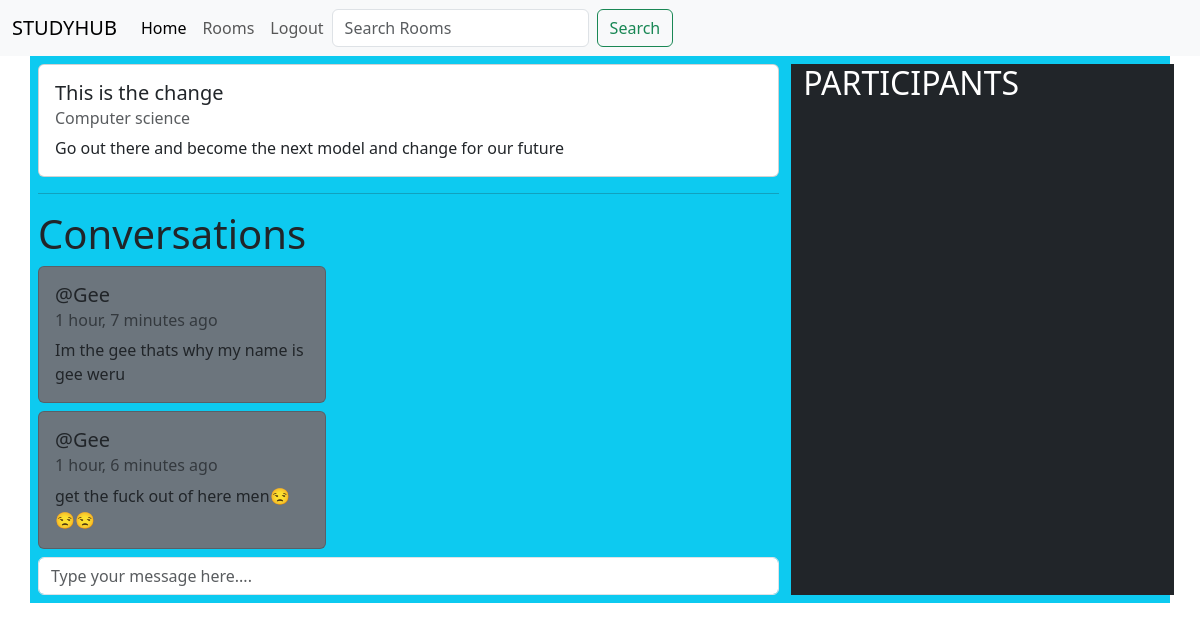
The app's page /room/6/ (signed in) with its own data.
### room/models.py (models this page shows, shortened)
class Room(models.Model):
    host =models.ForeignKey(User, on_delete=models.SET_NULL, null=True)
    topic = models.ForeignKey(Topic , on_delete=models.SET_NULL, null=True)
    name = models.CharField(max_length=200)
    description = models.TextField( null=True , blank=True)
    participants = models.ManyToManyField(User, related_name='participants', blank=True)
    updated = models.DateField(auto_now=True)
    created = models.DateTimeField(auto_now_add=True)
    class Meta:
        ordering = ['-updated', '-created']

class Topic(models.Model):
    name = models.CharField(max_length=200)
    def __str__(self):
        return self.name

class Message(models.Model):
    user= models.ForeignKey(User ,on_delete=models.CASCADE)
    room = models.ForeignKey(Room, on_delete=models.CASCADE)
    body = models.TextField()
    updated = models.DateField(auto_now=True)
    created = models.DateTimeField(auto_now_add=True)

### room/views.py (the view, shortened to what this page needs)
# urls.py: path('room/<str:pk>/', views.get_room, name='room'),
@login_required(login_url='login')
def get_room(request,pk):
    room = Room.objects.get(id=pk)
    room_messages = room.message_set.all()
    context = {'room':room, 'room_messages':room_messages}
    return render(request ,'components/room.html',context )

### templates/components/room.html (shortened to what this page needs)
{% extends 'base.html' %} {% block content %}
<div class="container bg-info p-2">
  <div class="row">
    <div class="col-md-8">
      <div class="card" style="width: 100%">
        <div class="card-body">
          <h5 class="card-title">{{room.name}}</h5>
          <h6 class="card-subtitle mb-2 text-body-secondary">{{room.topic}}</h6>
          <p class="card-text">{{room.description}}</p>
        </div>
      </div>
      <hr />
      <div>
        <h1>Conversations</h1>
        {% for message in room_messages %}
        <div class="card mt-2 bg-secondary" style="width: 18rem">
          <div class="card-body">
            <h5 class="card-title">@{{message.user}}</h5>
            <h6 class="card-subtitle mb-2 text-body-secondary">
              {{message.created|timesince}} ago
            </h6>
            <p class="card-text">{{message.body}}</p>
          </div>
        </div>
        {% endfor %}
        {% if request.user.is_authenticated %}
        <div class="mt-2">
          <form action="" method="post">
            <input class="form-control" name="body" type="text" placeholder="Type your message here...."/>
          </form>
        </div>
        {% endif %}
      </div>
    </div>
    <div class="col-md-4 bg-dark">
      <h2 class="text-white">PARTICIPANTS</h2>
    </div>
  </div>
</div>
{% endblock %}

### records on screen
Room: name "This is the change", topic "Computer science", description "Go out there and become the next model and change for our future"
Message: user "Gee", created "1 hour, 7 minutes", body "Im the gee thats why my name is gee weru"
Message: user "Gee", created "1 hour, 6 minutes", body "get the fuck out of here men😒😒😒"
